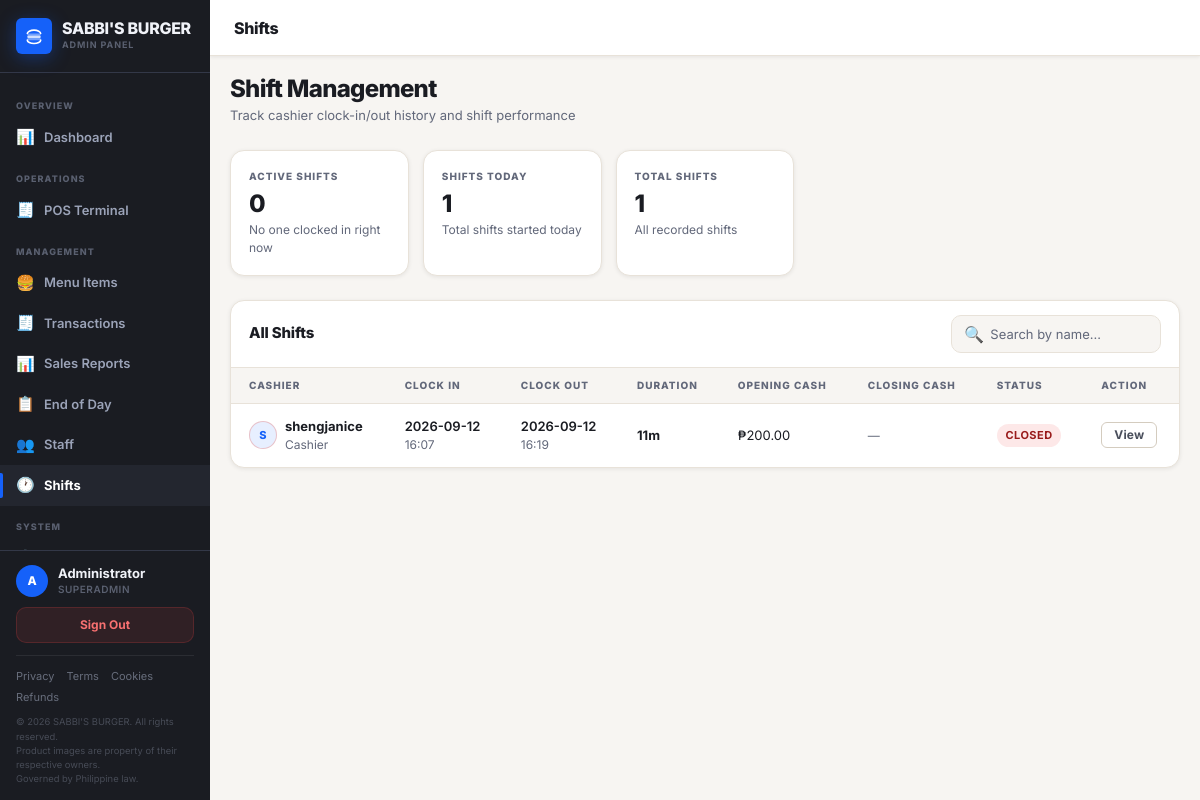
The page /shifts (signed in) on the database its author committed.
### tables this page shows
CREATE TABLE users (
    id INTEGER PRIMARY KEY AUTOINCREMENT,
    username TEXT NOT NULL UNIQUE,
    password_hash TEXT NOT NULL,
    full_name TEXT NOT NULL,
    role TEXT NOT NULL CHECK(role IN ('superadmin', 'cashier')),
    is_active INTEGER NOT NULL DEFAULT 1,
    last_login TIMESTAMP,
    created_at TIMESTAMP DEFAULT CURRENT_TIMESTAMP
);

CREATE TABLE shifts (
    id INTEGER PRIMARY KEY AUTOINCREMENT,
    user_id INTEGER NOT NULL,
    clock_in TIMESTAMP NOT NULL DEFAULT CURRENT_TIMESTAMP,
    clock_out TIMESTAMP,
    opening_cash REAL DEFAULT 0,
    closing_cash REAL,
    notes TEXT,
    status TEXT DEFAULT 'active' CHECK(status IN ('active','closed')),
    FOREIGN KEY (user_id) REFERENCES users(id)
);

### app.py (the view)
@app.route('/shifts')
@superadmin_required
def shifts():
    all_shifts         = get_all_shifts()
    active_count, today_count = get_shift_stats_today()
    return render_template('admin/shifts.html',
                           shifts=all_shifts,
                           active_count=active_count,
                           today_count=today_count)

### auth.py (called while the page is built)
def current_user():
    if 'user_id' not in session:
        return None
    with get_db() as conn:
        return conn.execute(
            "SELECT * FROM users WHERE id = ? AND is_active = 1", (session['user_id'],)
        ).fetchone()

def is_logged_in():
    return 'user_id' in session

def superadmin_required(f):
    @wraps(f)
    def decorated(*args, **kwargs):
        if not is_logged_in():
            flash('Please log in to continue.', 'warning')
            return redirect(url_for('login'))
        if session.get('role') != 'superadmin':
            flash('Access denied. Superadmin only.', 'error')
            abort(403)
        return f(*args, **kwargs)
    return decorated

### config.py (called while the page is built)
def load_settings():
    try:
        with open(SETTINGS_PATH, 'r', encoding='utf-8') as f:
            data = json.load(f)
        return {**DEFAULTS, **data}
    except Exception:
        return dict(DEFAULTS)

### database.py (called while the page is built)
def get_db():
    conn = sqlite3.connect(DATABASE)
    conn.row_factory = sqlite3.Row
    conn.execute("PRAGMA foreign_keys = ON")
    return conn

def get_active_shift(user_id):
    with get_db() as conn:
        return conn.execute("""
            SELECT s.*, u.full_name, u.role
            FROM shifts s
            JOIN users u ON s.user_id = u.id
            WHERE s.user_id = ? AND s.status = 'active'
            ORDER BY s.clock_in DESC LIMIT 1
        """, (user_id,)).fetchone()

def get_all_shifts(limit=50):
    with get_db() as conn:
        return conn.execute("""
            SELECT s.*,
                   u.full_name, u.role,
                   ROUND((JULIANDAY(COALESCE(s.clock_out, DATETIME('now'))) -
                          JULIANDAY(s.clock_in)) * 24, 2) AS hours_worked
            FROM shifts s
            JOIN users u ON s.user_id = u.id
            ORDER BY s.clock_in DESC
            LIMIT ?
        """, (limit,)).fetchall()

def get_shift_stats_today():
    with get_db() as conn:
        active = conn.execute("""
            SELECT COUNT(*) FROM shifts WHERE status='active'
        """).fetchone()[0]
        today = conn.execute("""
            SELECT COUNT(*) FROM shifts
            WHERE DATE(clock_in,'localtime') = DATE('now','localtime')
        """).fetchone()[0]
        return active, today

### templates/admin/Shifts.html (shortened to what this page needs)
{% extends "admin/base_admin.html" %}
{% block page_title %}Shifts{% endblock %}
{% block content %}
<div class="page-header">
  <div>
    <h1>Shift Management</h1>
    <p>Track cashier clock-in/out history and shift performance</p>
  </div>
</div>
<div class="stats-grid">
  <div class="stat-card" style="{{ 'border-color:rgba(34,197,94,.4)' if active_count > 0 }}">
    <div class="stat-card-label">Active Shifts</div>
    <div class="stat-card-value" style="{{ 'color:var(--success)' if active_count > 0 }}">
      {{ active_count }}
    </div>
    <div class="stat-card-sub">
      {% if active_count > 0 %}
        {{ active_count }} cashier{{ 's' if active_count != 1 }} currently on shift
      {% else %}
        No one clocked in right now
      {% endif %}
    </div>
  </div>
  <div class="stat-card">
    <div class="stat-card-label">Shifts Today</div>
    <div class="stat-card-value">{{ today_count }}</div>
    <div class="stat-card-sub">Total shifts started today</div>
  </div>
  <div class="stat-card">
    <div class="stat-card-label">Total Shifts</div>
    <div class="stat-card-value">{{ shifts|length }}</div>
    <div class="stat-card-sub">All recorded shifts</div>
  </div>
</div>
{% set active_shifts = shifts|selectattr('status','equalto','active')|list %}
<div class="table-card">
  <div class="table-card-header">
    <span class="table-card-title">All Shifts</span>
    <div class="table-search">
      <span>🔍</span>
      <input type="text" id="search-shifts" placeholder="Search by name…">
    </div>
  </div>
  <div class="table-wrap">
    <table id="shifts-table">
      <thead>
        <tr>
          <th>Cashier</th>
          <th>Clock In</th>
          <th>Clock Out</th>
          <th>Duration</th>
          <th>Opening Cash</th>
          <th>Closing Cash</th>
          <th>Status</th>
          <th>Action</th>
        </tr>
      </thead>
      <tbody>
        {% for s in shifts %}
        <tr>
          <td>
            <div style="display:flex;align-items:center;gap:.5rem">
              <div style="width:28px;height:28px;border-radius:50%;background:var(--brand-dim);border:1.5px solid rgba(232,59,42,.25);display:flex;align-items:center;justify-content:center;font-size:.6875rem;font-weight:800;color:var(--brand);flex-shrink:0">
                {{ s.full_name[0]|upper }}
              </div>
              <div>
                <div style="font-weight:700">{{ s.full_name }}</div>
                <div class="td-muted">{{ s.role|title }}</div>
              </div>
            </div>
          </td>
          <td>
            <div style="font-weight:600">{{ s.clock_in[:10] }}</div>
            <div class="td-muted">{{ s.clock_in[11:16] }}</div>
          </td>
          <td>
            {% if s.clock_out %}
            <div style="font-weight:600">{{ s.clock_out[:10] }}</div>
            <div class="td-muted">{{ s.clock_out[11:16] }}</div>
            {% else %}
            <span class="td-muted">—</span>
            {% endif %}
          </td>
          <td>
            {% if s.hours_worked %}
              {% set h = s.hours_worked|int %}
              {% set m = ((s.hours_worked - h) * 60)|int %}
              <span style="font-weight:700">
                {% if h > 0 %}{{ h }}h {% endif %}{{ m }}m
              </span>
            {% else %}
            <span class="td-muted">—</span>
            {% endif %}
          </td>
          <td>
            {% if s.opening_cash %}
              {{ currency }}{{ "%.2f"|format(s.opening_cash) }}
            {% else %}
              <span class="td-muted">—</span>
            {% endif %}
          </td>
          <td>
            {% if s.closing_cash is not none %}
              {{ currency }}{{ "%.2f"|format(s.closing_cash) }}
            {% else %}
              <span class="td-muted">—</span>
            {% endif %}
          </td>
          <td>
            {% if s.status == 'active' %}
            <span class="badge badge-active" style="animation:pulse-badge 2s infinite">🟢 Active</span>
            {% else %}
            <span class="badge badge-inactive">Closed</span>
            {% endif %}
          </td>
          <td>
            <a href="{{ url_for('shift_detail', shift_id=s.id) }}" class="btn btn-ghost btn-sm">
              View
            </a>
          </td>
        </tr>
        {% endfor %}
      </tbody>
    </table>
  </div>
</div>
{% endblock %}

### templates/admin/base_admin.html (shortened to what this page needs)
<!DOCTYPE html>
<html lang="en">
<head>
  <link rel="stylesheet" href="{{ url_for('static', filename='css/base.css') }}">
  <link rel="stylesheet" href="{{ url_for('theme_css') }}">
  <link rel="stylesheet" href="{{ url_for('static', filename='css/admin.css') }}">
</head>
<body>
<div class="app-shell">
  <aside class="sidebar">
    <div class="sidebar-brand">
      <div class="sidebar-brand-icon">
      </div>
      <div>
        <div class="sidebar-brand-text">{{ app_name }}</div>
        <div class="sidebar-brand-sub">Admin Panel</div>
      </div>
    </div>
    <nav class="sidebar-nav">
      <div class="nav-section-label">Overview</div>
      <a title="Dashboard" href="{{ url_for('dashboard') }}" class="nav-item {% if request.endpoint == 'dashboard' %}active{% endif %}">
        <span class="nav-item-icon">📊</span> Dashboard
      </a>
      <div class="nav-section-label">Operations</div>
      <a title="POS Terminal" href="{{ url_for('index') }}" class="nav-item {% if request.endpoint == 'index' %}active{% endif %}">
        <span class="nav-item-icon">🧾</span> POS Terminal
      </a>
      <div class="nav-section-label">Management</div>
      <a title="Menu Items" href="{{ url_for('products') }}" class="nav-item {% if request.endpoint == 'products' %}active{% endif %}">
        <span class="nav-item-icon">🍔</span> Menu Items
      </a>
      <a title="Transactions" href="{{ url_for('transactions') }}" class="nav-item {% if request.endpoint in ['transactions','transaction_detail'] %}active{% endif %}">
        <span class="nav-item-icon">🧾</span> Transactions
      </a>
      <a title="Sales Reports" href="{{ url_for('reports') }}" class="nav-item {% if request.endpoint == 'reports' %}active{% endif %}">
        <span class="nav-item-icon">📊</span> Sales Reports
      </a>
      <a title="End of Day" href="{{ url_for('eod') }}" class="nav-item {% if request.endpoint == 'eod' %}active{% endif %}">
        <span class="nav-item-icon">📋</span> End of Day
      </a>
      <a title="Staff" href="{{ url_for('users') }}" class="nav-item {% if request.endpoint == 'users' %}active{% endif %}">
        <span class="nav-item-icon">👥</span> Staff
      </a>
      <a title="Shifts" href="{{ url_for('shifts') }}" class="nav-item {% if request.endpoint in ['shifts','shift_detail'] %}active{% endif %}">
        <span class="nav-item-icon">🕐</span> Shifts
      </a>
      <div class="nav-section-label">System</div>
      <a title="Settings" href="{{ url_for('settings_page') }}" class="nav-item {% if request.endpoint == 'settings_page' %}active{% endif %}">
        <span class="nav-item-icon">⚙️</span> Settings
      </a>
    </nav>
    <div class="sidebar-footer">
      {% if current_user %}
      <div class="sidebar-user">
        <div class="sidebar-avatar">{{ current_user['full_name'][0] | upper }}</div>
        <div class="sidebar-user-info">
          <div class="sidebar-user-name">{{ current_user['full_name'] }}</div>
          <div class="sidebar-user-role">{{ current_user['role'] | title }}</div>
        </div>
      </div>
      {% endif %}
      <a href="{{ url_for('logout') }}" class="btn-logout">Sign Out</a>
      <div style="display:flex;flex-wrap:wrap;gap:.25rem .75rem;margin-top:.75rem;padding-top:.75rem;border-top:1px solid rgba(255,255,255,.08)">
        <a href="#" onclick="openPolicyModal('{{ url_for('privacy_policy') }}','Privacy Policy');return false" style="font-size:.6875rem;color:rgba(155,163,184,.6);text-decoration:none" onmouseover="this.style.color='rgba(155,163,184,1)'" onmouseout="this.style.color='rgba(155,163,184,.6)'">Privacy</a>
        <a href="#" onclick="openPolicyModal('{{ url_for('terms') }}','Terms &amp; Conditions');return false" style="font-size:.6875rem;color:rgba(155,163,184,.6);text-decoration:none" onmouseover="this.style.color='rgba(155,163,184,1)'" onmouseout="this.style.color='rgba(155,163,184,.6)'">Terms</a>
        <a href="#" onclick="openPolicyModal('{{ url_for('cookie_policy') }}','Cookie Policy');return false" style="font-size:.6875rem;color:rgba(155,163,184,.6);text-decoration:none" onmouseover="this.style.color='rgba(155,163,184,1)'" onmouseout="this.style.color='rgba(155,163,184,.6)'">Cookies</a>
        <a href="#" onclick="openPolicyModal('{{ url_for('refund_policy') }}','Refund Policy');return false" style="font-size:.6875rem;color:rgba(155,163,184,.6);text-decoration:none" onmouseover="this.style.color='rgba(155,163,184,1)'" onmouseout="this.style.color='rgba(155,163,184,.6)'">Refunds</a>
      </div>
      <div style="margin-top:.625rem;font-size:.5875rem;color:rgba(155,163,184,.35);line-height:1.5">
        &copy; {{ current_year }} {{ app_name }}. All rights reserved.<br>
        Product images are property of their respective owners.<br>
        Governed by Philippine law.
      </div>
    </div>
  </aside>
  <div class="main-content">
    <header class="topbar">
      <span class="topbar-title">{% block page_title %}{% endblock %}</span>
    </header>
    <main class="page-content">
      {% block content %}{% endblock %}
    </main>
  </div>
</div>
</body>
</html>

### static/css/base.css (style rules this page uses)
*, *::before, *::after { box-sizing: border-box; margin: 0; padding: 0; }
:root { --brand: #e83b2a; --brand-h: #ff5a4a; --brand-dim: rgba(232, 59, 42, 0.1); --brand-glow: rgba(232, 59, 42, 0.22); --gold: #f5a623; --gold-h: #ffb84d; --gold-dim: rgba(245, 166, 35, 0.12); --menu-bg: #f7f5f2; --menu-surface: #ffffff; --menu-border: #e8e2d9; --menu-border-2: #d4ccbf; --order-bg: #1a1c22; --order-surface: #23262f; --order-surface-2: #2c303b; --order-border: #333848; --order-border-2: #444a5a; --text-dark: #1a1c22; --text-dark-2: #4a4f5c; --text-dark-3: #62687a; --text-light: #f0f2f8; --text-light-2: #9ba3b8; --text-light-3: #5a6070; --success: #22c55e; --success-dim: rgba(34, 197, 94, 0.12); --success-text: #4ade80; --danger: #ef4444; --danger-dim: rgba(239, 68, 68, 0.12); --danger-text: #f87171; --warning: #f59e0b; --warning-dim: rgba(245, 158, 11, 0.12); --info: #3b82f6; --info-dim: rgba(59, 130, 246, 0.12); --info-text: #60a5fa; --r-xs: 3px; --r-sm: 6px; --r: 10px; --r-md: 14px; --r-lg: 18px; --r-xl: 22px; --shadow-sm: 0 1px 4px rgba(0, 0, 0, 0.08); --shadow: 0 4px 16px rgba(0, 0, 0, 0.1); --shadow-lg: 0 12px 40px rgba(0, 0, 0, 0.15); --shadow-brand: 0 4px 18px rgba(232, 59, 42, 0.35); --font: "Nunito", "Inter", -apple-system, BlinkMacSystemFont, "Segoe UI", sans-serif; --font-mono: "JetBrains Mono", "Fira Code", monospace; --tx-fast: 120ms cubic-bezier(0.4, 0, 0.2, 1); --tx: 200ms cubic-bezier(0.4, 0, 0.2, 1); }
html { font-size: 16px; -webkit-font-smoothing: antialiased; -moz-osx-font-smoothing: grayscale; }
body { font-family: var(--font); background: var(--menu-bg); color: var(--text-dark); line-height: 1.5; min-height: 100vh; }
button, input, select, textarea { font-family: var(--font); font-size: inherit; }
img, svg { display: block; max-width: 100%; }
a { color: var(--brand); text-decoration: none; }
.badge { display: inline-flex; align-items: center; font-size: 0.6875rem; font-weight: 700; letter-spacing: 0.04em; padding: 0.2rem 0.55rem; border-radius: 99px; text-transform: uppercase; }
.badge-inactive { background: var(--danger-dim); color: #991b1b; }
.btn { display: inline-flex; align-items: center; justify-content: center; gap: 0.375rem; padding: 0.5rem 1.125rem; border-radius: var(--r); font-family: var(--font); font-size: 0.875rem; font-weight: 700; border: 1.5px solid transparent; cursor: pointer; transition: all var(--tx-fast); white-space: nowrap; user-select: none; line-height: 1; letter-spacing: 0.01em; }
.btn-ghost { background: transparent; border-color: var(--menu-border-2); color: var(--text-dark-2); }
.btn-sm { padding: 0.375rem 0.75rem; font-size: 0.75rem; border-radius: var(--r-sm); }

### rows shown on the page
users: full_name "A", full_name "Administrator", role "SUPERADMIN"
shifts: full_name "S", full_name "shengjanice", role "Cashier", clock_in "2026-09-12", clock_in "16:07", clock_out "2026-09-12", clock_out "16:19", m "11", currency "₱", opening_cash "200.00", status "CLOSED"

### other values the page prints
{{ app_name }} "SABBI'S BURGER"
{{ current_year }} "2026"
{{ active_count }} "0"
{{ today_count }} "1"
{{ shifts|length }} "1"
